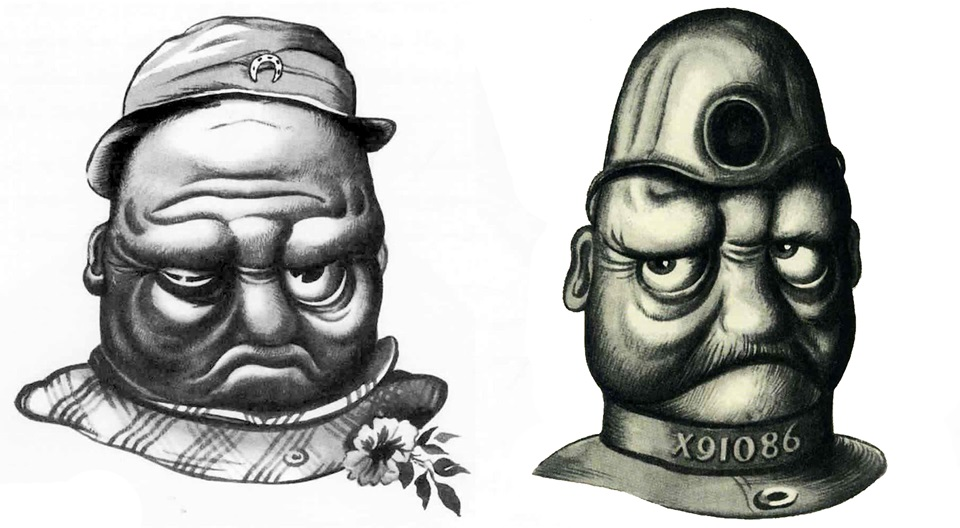
#> input picture 4_image_prossecing/4_1/3.jpg, 960 x 528 px, given in place of img1.jpg, which was not available
$ python 2_invert_color.py
#> lines starting #> are read from the running program, lines starting #| are printed output that depends on the picture; pictures that were not available may be replaced by others from this repository, and a replacement may not be noted
import cv2

img_1 = cv2.imread("img1.jpg")
#> img_1 is the input picture: shape (528, 960, 3); mean B, G, R 180.3, 183.1, 182.1
img_2 = cv2.imread("img2.jpg")
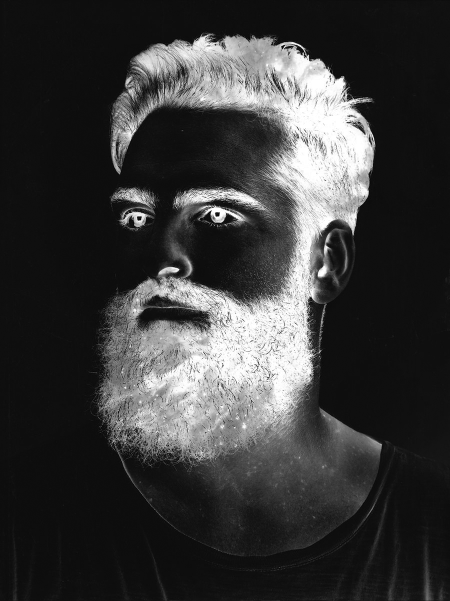
#> input picture 4_image_prossecing/4_1/img2.jpg, 900 x 1202 px (shown at 1/2 size)
#> img_2 is the input picture: shape (1202, 900, 3); min 0, max 255, mean 57.7

def invert_color(img):
    for i in range(img.shape[0]):
        for j in range(img.shape[1]):
            img[i:i+1, j:j+1] = 255 - img[i:i+1, j:j+1]
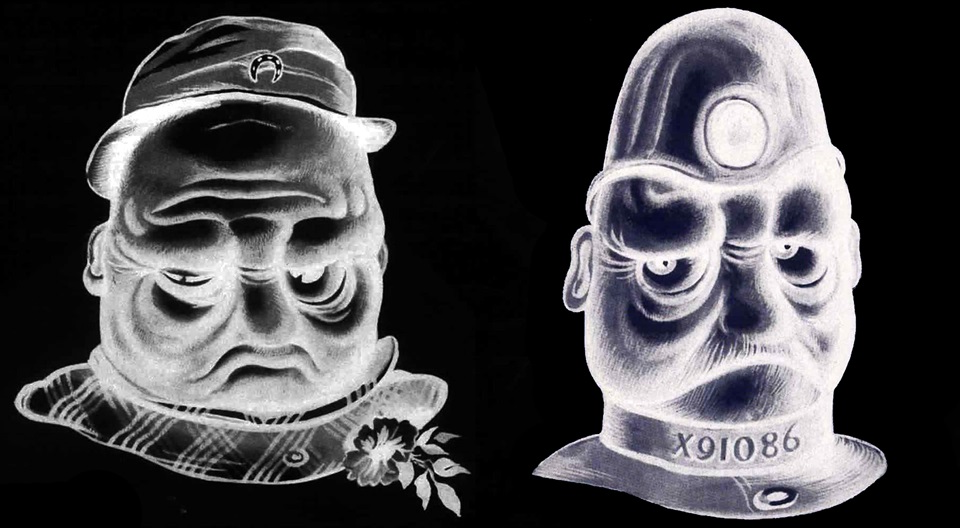
#> img: shape (528, 960, 3); mean B, G, R 74.7, 71.9, 72.9

invert_color(img_1)
invert_color(img_2)
#> after the loop in invert_color (call 2), `for i in range(img.shape[0]):`:
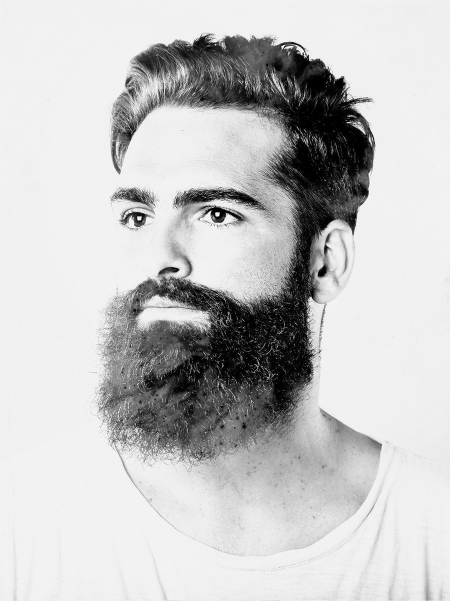
#> img: shape (1202, 900, 3) (shown at 1/2 size); min 0, max 255, mean 197.3

cv2.imshow("", img_1)
cv2.waitKey()
cv2.imshow("", img_2)
cv2.waitKey()
